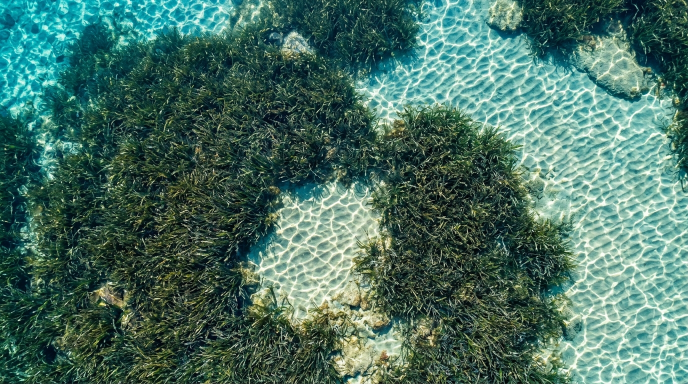
#> input picture figures/posidonia_topdown.jpg, 1376 x 768 px, found by its file name (shown at 1/2 size)
$ python make_context_fig.py
#> lines starting #> are read from the running program, lines starting #| are printed output that depends on the picture
import numpy as np
from PIL import Image, ImageDraw, ImageFont

def generate_pixel_patch_context_figure():
    # Load fonts
    font_path_bold = "/usr/share/fonts/truetype/liberation/LiberationSans-Bold.ttf"
    font_path_reg = "/usr/share/fonts/truetype/liberation/LiberationSans-Regular.ttf"

    font_title = ImageFont.truetype(font_path_bold, 21)
    font_subtitle = ImageFont.truetype(font_path_bold, 17)
    font_body = ImageFont.truetype(font_path_reg, 15)
    font_body_bold = ImageFont.truetype(font_path_bold, 15)
    font_small = ImageFont.truetype(font_path_reg, 13)
    font_kernel = ImageFont.truetype(font_path_bold, 18)
    font_eq = ImageFont.truetype(font_path_bold, 18)

    # 1. Load base top-down image
    base_img = Image.open('/home/pablo/Proyectos/cartograss26/figures/posidonia_topdown.jpg')
#> base_img is the input picture: PIL image 1376x768 RGB; mean R, G, B 72, 111.3, 98.8
    # Crop top-down region: dense seagrass meadow transitioning into sandy seabed
    crop_box = (350, 100, 1150, 720) # (800 x 620)
    cropped_scene = base_img.crop(crop_box).resize((430, 370), Image.Resampling.LANCZOS)
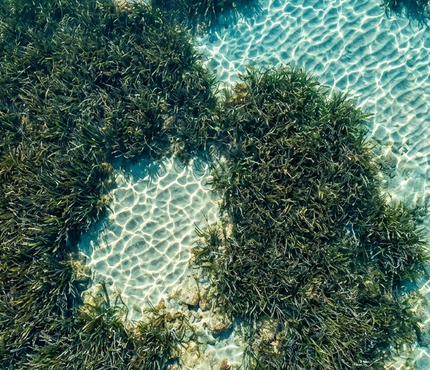
#> cropped_scene: PIL image 430x370 RGB; mean R, G, B 76.7, 105.4, 90.7

    # Coordinates for the single target patch (red box) in dense meadow
    bsize = 80
    target_bx, target_by = (260, 110)
    target_box = (target_bx, target_by, target_bx + bsize, target_by + bsize)

    # Extract target patch
    extracted_patch = cropped_scene.crop(target_box)
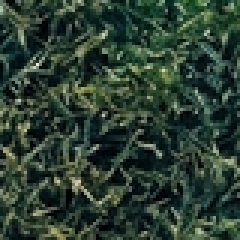
#> extracted_patch: PIL image 80x80 RGB (shown 3 times larger); mean R, G, B 45, 63.2, 50.7

    # Center pixel of target patch
    px_center = (target_bx + bsize // 2, target_by + bsize // 2)
    center_color = cropped_scene.getpixel(px_center)
#> center_color = (55, 67, 46)

    # Draw only the single red box and the center dot on the top-down scene
    scene_annotated = cropped_scene.copy()
    draw_scene = ImageDraw.Draw(scene_annotated)

    # Red bounding box around patch
    draw_scene.rectangle(target_box, outline=(217, 83, 79), width=3)

    # Center pixel marker (white dot with red border)
    cx, cy = px_center
    dot_r = 4
    draw_scene.ellipse([cx - dot_r, cy - dot_r, cx + dot_r, cy + dot_r], fill=(255, 255, 255), outline=(217, 83, 79), width=2)

    # Overall canvas setup
    canvas_w = 1520
    canvas_h = 490
    bg_color = (255, 255, 255)
    canvas = Image.new('RGB', (canvas_w, canvas_h), bg_color)
#> canvas: PIL image 1520x490 RGB; every value is 255
    draw = ImageDraw.Draw(canvas)

    # Panel 1: (a) Top-Down Observation (Drone / Ortho)
    p1_x, p1_y = 25, 45
    canvas.paste(scene_annotated, (p1_x, p1_y))
    draw.rectangle([p1_x-1, p1_y-1, p1_x + 430 + 1, p1_y + 370 + 1], outline=(180, 195, 210), width=2)
    draw.text((p1_x, 14), "(a) Top-Down View (Nadir / Drone)", font=font_title, fill=(11, 37, 69))

    # Legend below scene
    draw.ellipse([p1_x + 10, p1_y + 382, p1_x + 20, p1_y + 392], fill=(255, 255, 255), outline=(217, 83, 79), width=2)
    draw.text((p1_x + 26, p1_y + 379), "Single Pixel", font=font_small, fill=(70, 80, 95))
    draw.rectangle([p1_x + 130, p1_y + 382, p1_x + 144, p1_y + 394], outline=(217, 83, 79), width=2)
    draw.text((p1_x + 152, p1_y + 379), "Spatial Context Patch", font=font_small, fill=(70, 80, 95))

    # Panel 2: (b) Isolated Pixel
    p2_x, p2_y = 505, 45
    card_w, card_h = 270, 370
    draw.rounded_rectangle([p2_x, p2_y, p2_x + card_w, p2_y + card_h], radius=8, fill=(253, 248, 248), outline=(235, 180, 180), width=2)
    draw.text((p2_x + 15, 14), "(b) 1 Pixel (Zero Context)", font=font_title, fill=(217, 83, 79))

    # Big pixel representation (180x180)
    px_disp_size = 180
    px_disp_x = p2_x + (card_w - px_disp_size) // 2
    px_disp_y = p2_y + 20
    pixel_img = Image.new('RGB', (px_disp_size, px_disp_size), center_color)
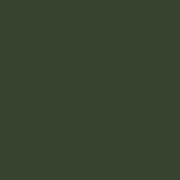
#> pixel_img: PIL image 180x180 RGB; mean R, G, B 55, 67, 46
    draw_px = ImageDraw.Draw(pixel_img)
    draw_px.rectangle([0, 0, px_disp_size-1, px_disp_size-1], outline=(217, 83, 79), width=3)
    canvas.paste(pixel_img, (px_disp_x, px_disp_y))
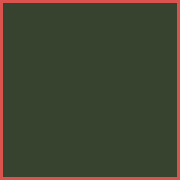
#> pixel_img: PIL image 180x180 RGB; mean R, G, B 65.6, 68, 48.2

    # Pixel description
    draw.text((p2_x + 15, px_disp_y + 195), "Nadir Spectrum Only:", font=font_subtitle, fill=(217, 83, 79))
    draw.text((p2_x + 15, px_disp_y + 225), "• Severe Spectral Overlap", font=font_body_bold, fill=(30, 40, 50))
    draw.text((p2_x + 15, px_disp_y + 250), "• Macroalgae? Rock shadow?", font=font_body, fill=(70, 80, 95))
    draw.text((p2_x + 15, px_disp_y + 275), "• Seagrass? Impossible to tell!", font=font_body_bold, fill=(217, 83, 79))

    # Panel 3: (c) Spatial Patch
    p3_x, p3_y = 825, 45
    draw.rounded_rectangle([p3_x, p3_y, p3_x + card_w, p3_y + card_h], radius=8, fill=(247, 252, 249), outline=(170, 215, 190), width=2)
    draw.text((p3_x + 15, 14), "(c) Spatial Patch (Context)", font=font_title, fill=(34, 112, 70))

    # Extracted patch resized to 180x180
    patch_disp = extracted_patch.resize((px_disp_size, px_disp_size), Image.Resampling.LANCZOS)
    draw_p = ImageDraw.Draw(patch_disp)
    draw_p.rectangle([0, 0, px_disp_size-1, px_disp_size-1], outline=(34, 112, 70), width=3)
    canvas.paste(patch_disp, (p3_x + (card_w - px_disp_size) // 2, p3_y + 20))
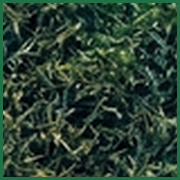
#> patch_disp: PIL image 180x180 RGB; mean R, G, B 44.2, 66, 51.7
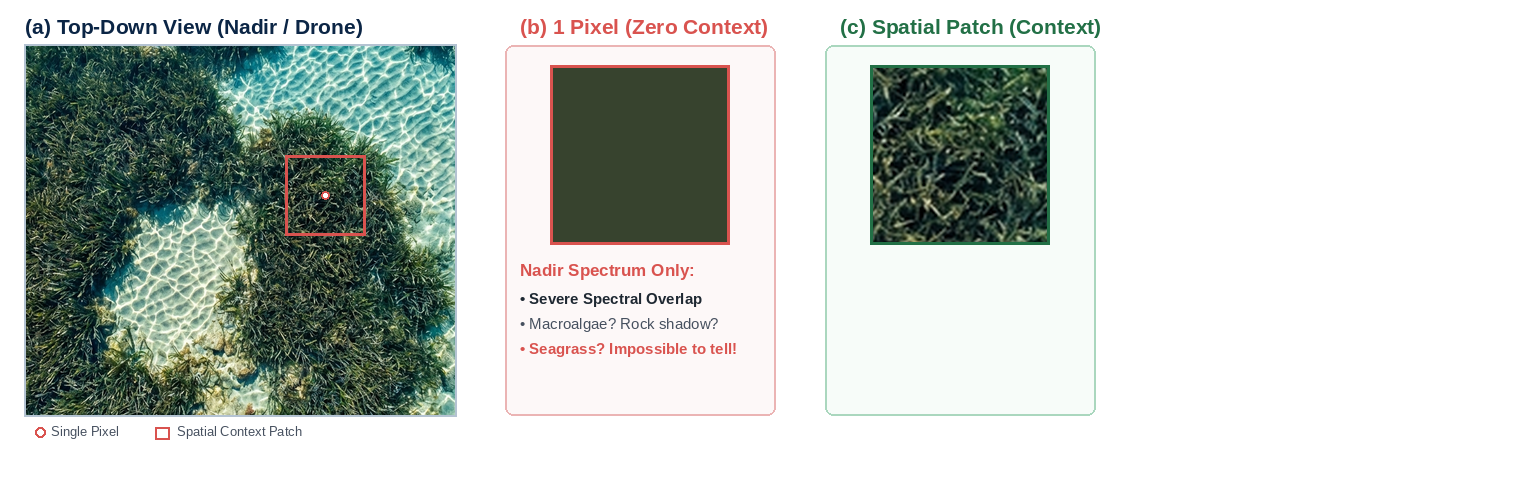
#> canvas: PIL image 1520x490 RGB; mean R, G, B 196.7, 203.3, 198.4

    # Patch description
    draw.text((p3_x + 15, px_disp_y + 195), "Canopy Texture & Shape:", font=font_subtitle, fill=(34, 112, 70))
    draw.text((p3_x + 15, px_disp_y + 225), "• Blade clusters & orientation", font=font_body_bold, fill=(30, 40, 50))
    draw.text((p3_x + 15, px_disp_y + 250), "• Canopy texture & bed border", font=font_body, fill=(70, 80, 95))
    draw.text((p3_x + 15, px_disp_y + 275), "• Unambiguous Seagrass Bed!", font=font_body_bold, fill=(34, 112, 70))

    # Panel 4: (d) 2D Convolution Kernel
    p4_x, p4_y = 1145, 45
    card4_w = 350
    draw.rounded_rectangle([p4_x, p4_y, p4_x + card4_w, p4_y + card_h], radius=8, fill=(246, 250, 254), outline=(170, 205, 230), width=2)
    draw.text((p4_x + 15, 14), "(d) Learned 2D Convolution", font=font_title, fill=(0, 119, 145))

    # Draw 3x3 kernel matrix grid
    k_x, k_y = p4_x + 35, p4_y + 25
    c_size = 46

    # Kernel box background
    draw.rectangle([k_x, k_y, k_x + 3*c_size, k_y + 3*c_size], fill=(255, 255, 255), outline=(0, 119, 145), width=2)
    for i in range(1, 3):
        draw.line([(k_x + i*c_size, k_y), (k_x + i*c_size, k_y + 3*c_size)], fill=(200, 220, 235), width=2)
        draw.line([(k_x, k_y + i*c_size), (k_x + 3*c_size, k_y + i*c_size)], fill=(200, 220, 235), width=2)

    kernel_vals = [
        ["-1", "-1", "-1"],
        ["-1", " 8", "-1"],
        ["-1", "-1", "-1"]
    ]
    for r in range(3):
        for c in range(3):
            val = kernel_vals[r][c]
            tx = k_x + c*c_size + (12 if "-" in val else 14)
            ty = k_y + r*c_size + 13
            draw.text((tx, ty), val, font=font_kernel, fill=(0, 119, 145) if val != " 8" else (217, 83, 79))

    # Convolution label beside grid
    draw.text((k_x + 3*c_size + 20, k_y + 20), "Kernel W", font=font_subtitle, fill=(0, 119, 145))
    draw.text((k_x + 3*c_size + 20, k_y + 48), "Learned filter weights", font=font_body, fill=(70, 80, 95))
    draw.text((k_x + 3*c_size + 20, k_y + 72), "Sliding over patch X", font=font_body, fill=(70, 80, 95))
    draw.text((k_x + 3*c_size + 20, k_y + 96), "Edge / texture detector", font=font_small, fill=(34, 112, 70))

    # Mathematical operation box
    draw.rectangle([p4_x + 20, p4_y + 185, p4_x + card4_w - 20, p4_y + 242], fill=(255, 255, 255), outline=(0, 119, 145), width=1)
    draw.text((p4_x + 35, p4_y + 193), "y = ReLU( W * X + b )", font=font_eq, fill=(11, 37, 69))
    draw.text((p4_x + 35, p4_y + 219), "Feature map captures canopy spatial gradients", font=font_small, fill=(0, 119, 145))

    # CNN takeaway
    draw.text((p4_x + 20, p4_y + 255), "How CNNs Learn Context:", font=font_subtitle, fill=(11, 37, 69))
    draw.text((p4_x + 20, p4_y + 285), "• Kernels automatically optimize", font=font_body_bold, fill=(30, 40, 50))
    draw.text((p4_x + 20, p4_y + 308), "  to detect meadow canopy & texture.", font=font_body, fill=(70, 80, 95))
    draw.text((p4_x + 20, p4_y + 332), "• Eliminates salt-and-pepper noise!", font=font_body_bold, fill=(34, 112, 70))

    # Connecting arrows between panels
    arrow_y = p1_y + 110

    # Arrow 1: Scene to Pixel
    draw.line([(p1_x + 430 + 6, arrow_y), (p2_x - 12, arrow_y)], fill=(217, 83, 79), width=3)
    draw.polygon([(p2_x - 4, arrow_y), (p2_x - 14, arrow_y - 6), (p2_x - 14, arrow_y + 6)], fill=(217, 83, 79))

    # Arrow 2: Pixel to Patch
    draw.line([(p2_x + card_w + 6, arrow_y), (p3_x - 12, arrow_y)], fill=(34, 112, 70), width=3)
    draw.polygon([(p3_x - 4, arrow_y), (p3_x - 14, arrow_y - 6), (p3_x - 14, arrow_y + 6)], fill=(34, 112, 70))

    # Arrow 3: Patch to Conv
    draw.line([(p3_x + card_w + 6, arrow_y), (p4_x - 12, arrow_y)], fill=(0, 119, 145), width=3)
    draw.polygon([(p4_x - 4, arrow_y), (p4_x - 14, arrow_y - 6), (p4_x - 14, arrow_y + 6)], fill=(0, 119, 145))

    canvas.save('/home/pablo/Proyectos/cartograss26/figures/pixel_vs_patch_context.png', dpi=(300, 300))
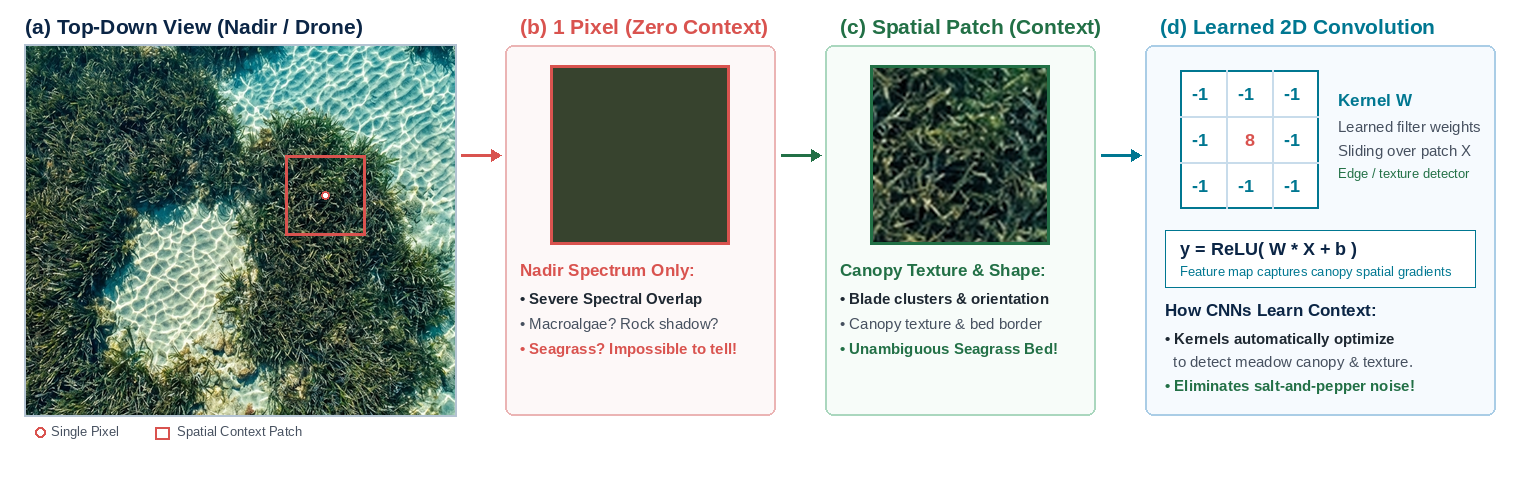
#> saved as pixel_vs_patch_context.png: PIL image 1520x490 RGB; mean R, G, B 190.9, 199.4, 195.3
    print("Successfully generated figures/pixel_vs_patch_context.png with only red box and center dot")

if __name__ == '__main__':
    generate_pixel_patch_context_figure()

$ run again, with figures/posidonia_underwater.jpg copied over figures/posidonia_topdown.jpg
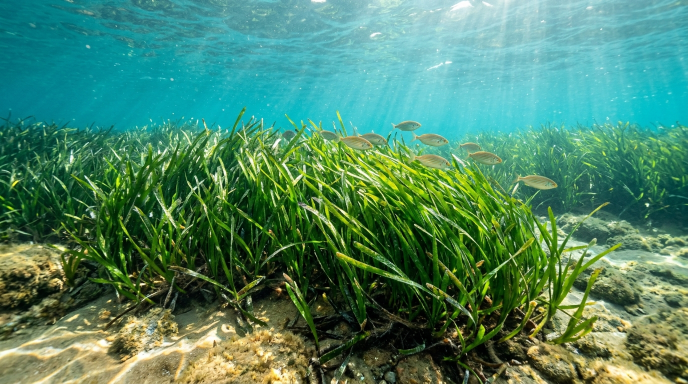
#> input picture figures/posidonia_underwater.jpg, 1376 x 768 px, found by its file name (shown at 1/2 size)
#> in generate_pixel_patch_context_figure, base_img is the input picture: PIL image 1376x768 RGB; mean R, G, B 77, 133.3, 102.6
#> in generate_pixel_patch_context_figure, `extracted_patch = cropped_scene.crop(target_box)`:
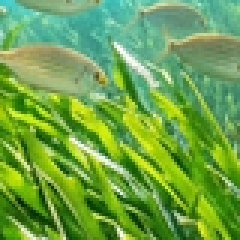
#> extracted_patch: PIL image 80x80 RGB (shown 3 times larger); mean R, G, B 109.7, 164.2, 72.9
#> center_color = (118, 178, 36)
#> in generate_pixel_patch_context_figure, `canvas.save('/home/pablo/Proyectos/cartograss26/figures/pixel_vs_patch..`:
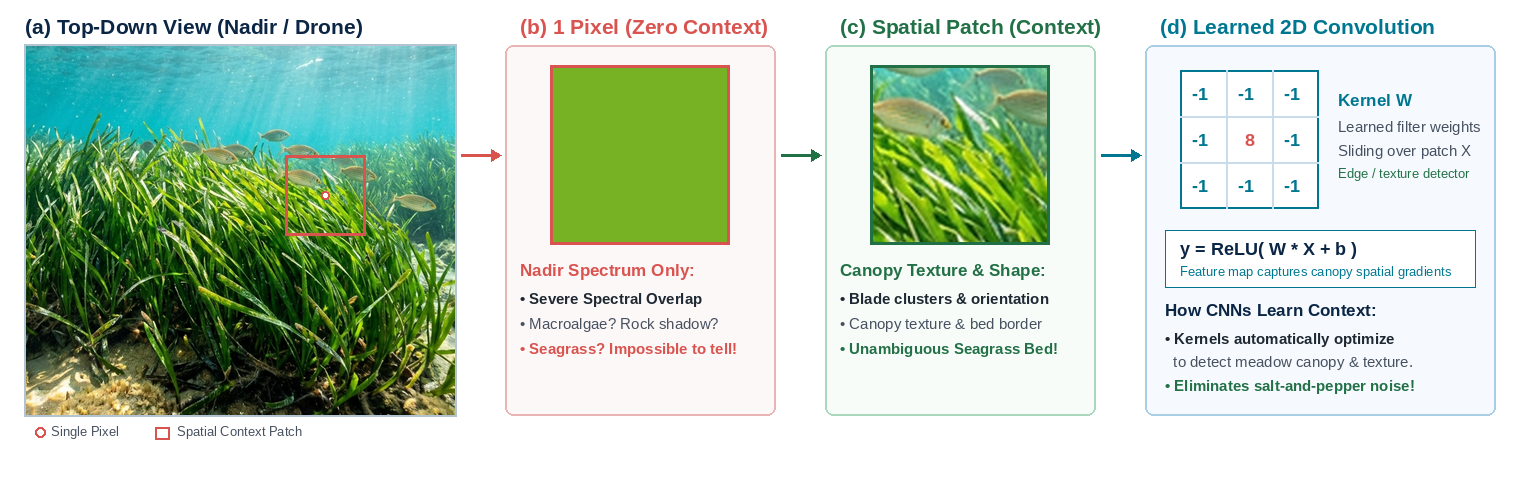
#> saved as pixel_vs_patch_context.png: PIL image 1520x490 RGB; mean R, G, B 195, 212.6, 195

$ run again, with figures/sensing_platforms.jpg copied over figures/posidonia_topdown.jpg
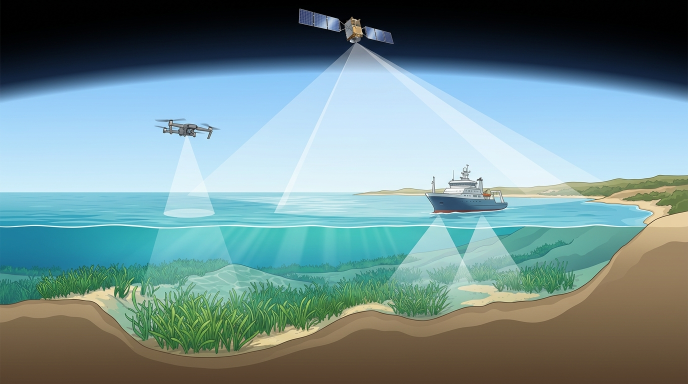
#> input picture figures/sensing_platforms.jpg, 1376 x 768 px, found by its file name (shown at 1/2 size)
#> in generate_pixel_patch_context_figure, base_img is the input picture: PIL image 1376x768 RGB; mean R, G, B 113.4, 142, 143.5
#> center_color = (229, 248, 254)
#> in generate_pixel_patch_context_figure, `canvas.save('/home/pablo/Proyectos/cartograss26/figures/pixel_vs_patch..`:
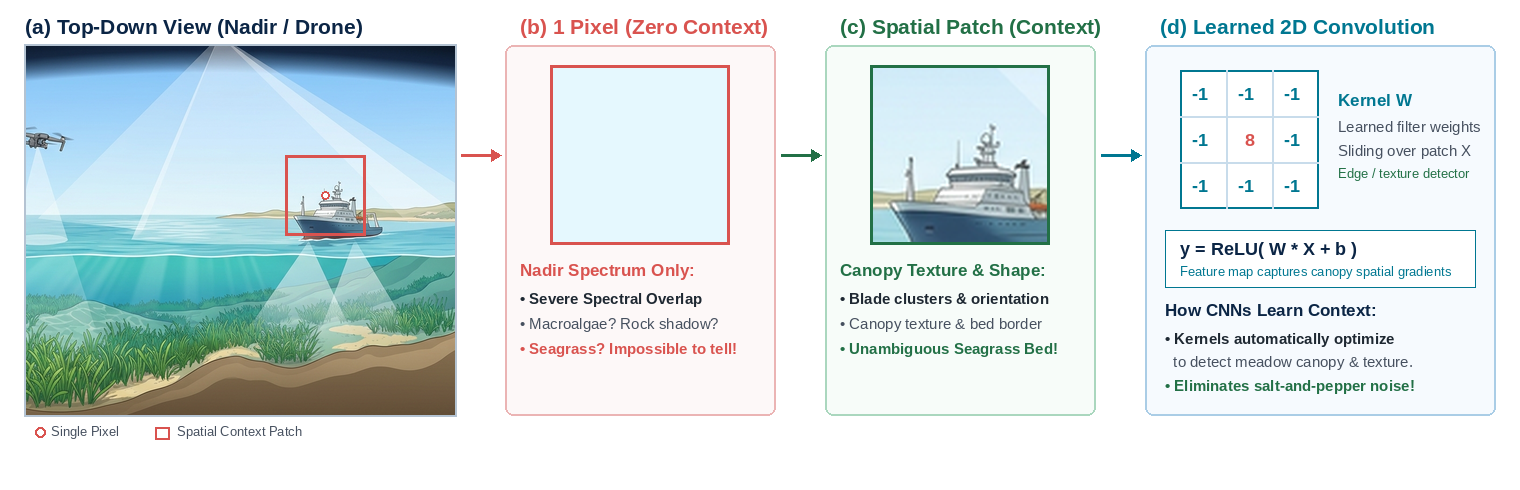
#> saved as pixel_vs_patch_context.png: PIL image 1520x490 RGB; mean R, G, B 217, 228.1, 229.4
